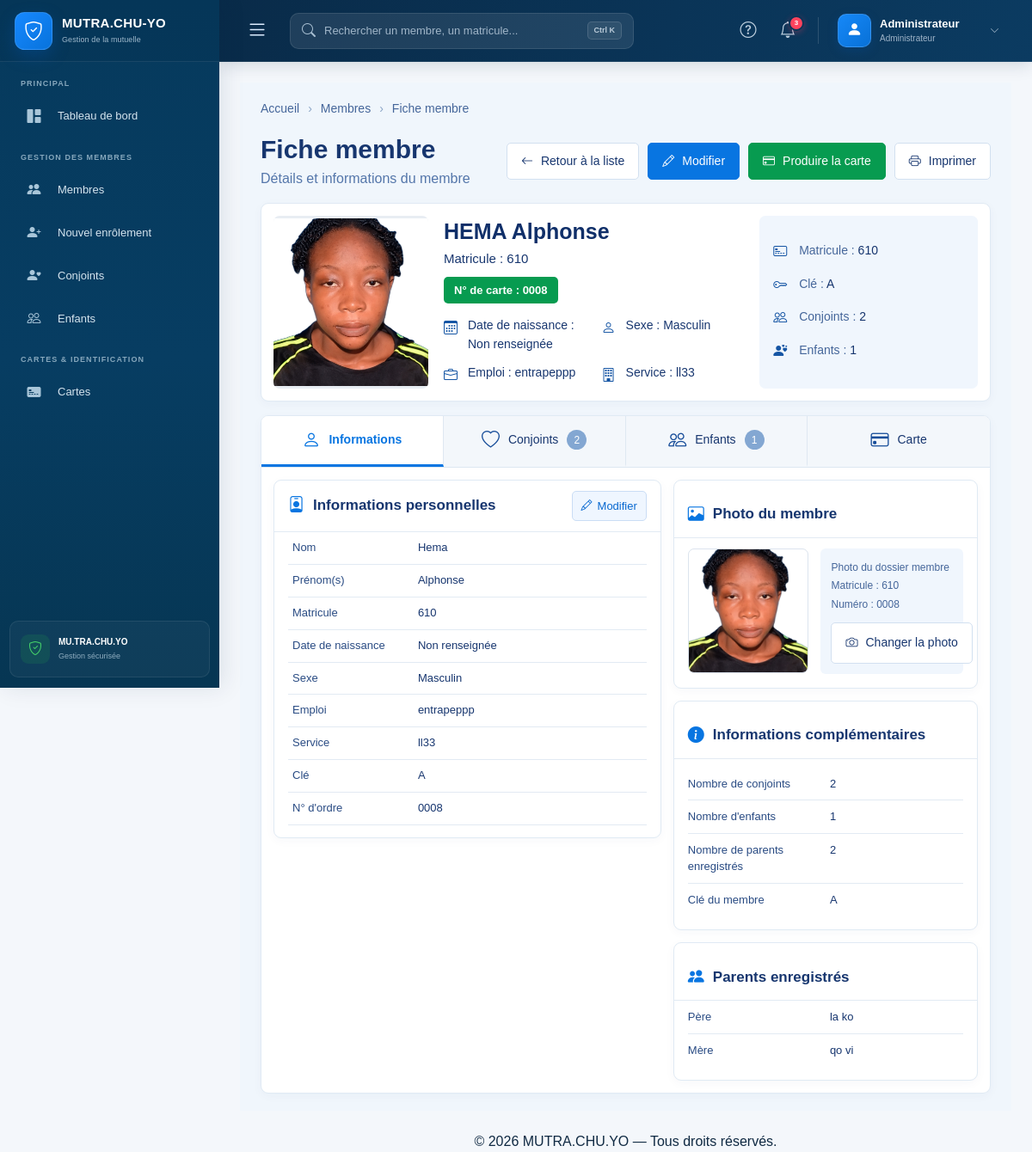
The app's page /membres/details/8/ with its own data.
### page1/models.py (models this page shows, shortened)
class Membre(models.Model):
    SEXE_CHOICES = [
        ('M', 'Masculin'),
        ('F', 'Feminin'),
    ]
    nom = models.CharField(max_length=100)
    prenom = models.CharField(max_length=500)
    matricule = models.CharField(max_length=50, unique=True)
    emploi = models.CharField(max_length=100)
    service = models.CharField(max_length=100)
    photo = models.ImageField(upload_to='photos/', blank=True, null=True)
    cle = models.CharField(max_length=1, default='A')
    sexe = models.CharField(
        max_length=1,
        choices=SEXE_CHOICES,
        default='M'
    )
    date_naissance = models.DateField(
        null=True,
        blank=True
    )
    compteur = models.PositiveIntegerField(
        unique=True,
        blank=True,
        null=True
    )

class Parent(models.Model):
    TYPE_PARENT = [
        ('P', 'Père'),
        ('M', 'Mère'),
    ]
    membre = models.ForeignKey(Membre, on_delete=models.CASCADE, related_name='parents')
    type_parent = models.CharField(max_length=1, choices=TYPE_PARENT)
    nom = models.CharField(max_length=100)
    prenom = models.CharField(max_length=100)

### membres/views.py (the view)
# urls.py: path('details/<int:membre_id>/', views.Detail_membre, name='detail_membre'),
def Detail_membre(request, membre_id):
    membre = get_object_or_404(Membre, id=membre_id)
    return render(request, 'detail_membre.html', {'membre': membre})

### page1/templates/detail_membre.html (shortened to what this page needs)
{% extends "core/base.html" %}
{% load static %}
{% block content %}
<div class="dm-page">
    <div class="dm-breadcrumb">
        <span>Accueil</span>
        <span class="dm-separator">›</span>
        <a href="{% url 'liste_membres' %}">Membres</a>
        <span class="dm-separator">›</span>
        <span>Fiche membre</span>
    </div>
    <div class="dm-heading">
        <div>
            <h1>Fiche membre</h1>
            <p class="dm-subtitle">
                Détails et informations du membre
            </p>
        </div>
        <div class="dm-actions">
            <a href="{% url 'liste_membres' %}" class="dm-btn">
                <i class="bi bi-arrow-left"></i>
                Retour à la liste
            </a>
            <a href="{% url 'modifier_membre' membre.id %}"
               class="dm-btn dm-btn-primary">
                <i class="bi bi-pencil"></i>
                Modifier
            </a>
            <a href="{% url 'generer_carte' membre.id %}"
               target="_blank"
               class="dm-btn dm-btn-success">
                <i class="bi bi-credit-card"></i>
                Produire la carte
            </a>
            <a href="{% url 'generer_carte' membre.id %}"
               target="_blank"
               class="dm-btn">
                <i class="bi bi-printer"></i>
                Imprimer
            </a>
        </div>
    </div>
    <section class="dm-panel dm-summary">
        <div class="dm-summary-photo">
            {% if membre.photo %}
                <img src="{{ membre.photo.url }}"
                     alt="Photo de {{ membre.prenom }} {{ membre.nom }}">
            {% elif membre.sexe == 'M' %}
                <img src="{% static 'images/avatar_m.png' %}"
                     alt="Avatar masculin">
            {% else %}
                <img src="{% static 'images/avatar_f.png' %}"
                     alt="Avatar féminin">
            {% endif %}
        </div>
        <div class="dm-summary-main">
            <h2 class="dm-member-name">
                {{ membre.nom|upper }} {{ membre.prenom }}
            </h2>
            <p class="dm-matricule">
                Matricule : {{ membre.matricule }}
            </p>
            <span class="dm-member-number">
                N° de carte : {{ membre.compteur|stringformat:"04d" }}
            </span>
            <div class="dm-summary-details">
                <div class="dm-summary-item">
                    <i class="bi bi-calendar3"></i>
                    <span>
                        Date de naissance :
                        {% if membre.date_naissance %}
                            {{ membre.date_naissance|date:"d/m/Y" }}
                        {% else %}
                            Non renseignée
                        {% endif %}
                    </span>
                </div>
                <div class="dm-summary-item">
                    <i class="bi bi-person"></i>
                    <span>Sexe : {{ membre.get_sexe_display }}</span>
                </div>
                <div class="dm-summary-item">
                    <i class="bi bi-briefcase"></i>
                    <span>Emploi : {{ membre.emploi|default:"Non renseigné" }}</span>
                </div>
                <div class="dm-summary-item">
                    <i class="bi bi-building"></i>
                    <span>Service : {{ membre.service|default:"Non renseigné" }}</span>
                </div>
            </div>
        </div>
        <div class="dm-summary-side">
            <div class="dm-side-item">
                <i class="bi bi-credit-card-2-front"></i>
                <span>
                    <span class="dm-side-label">Matricule :</span>
                    {{ membre.matricule }}
                </span>
            </div>
            <div class="dm-side-item">
                <i class="bi bi-key"></i>
                <span>
                    <span class="dm-side-label">Clé :</span>
                    {{ membre.cle }}
                </span>
            </div>
            <div class="dm-side-item">
                <i class="bi bi-people"></i>
                <span>
                    <span class="dm-side-label">Conjoints :</span>
                    {{ membre.conjoints.count }}
                </span>
            </div>
            <div class="dm-side-item">
                <i class="bi bi-person-hearts"></i>
                <span>
                    <span class="dm-side-label">Enfants :</span>
                    {{ membre.enfants.count }}
                </span>
            </div>
        </div>
    </section>
    <section class="dm-panel">
        <nav class="dm-tabs" aria-label="Informations du membre">
            <button type="button"
                    class="dm-tab active"
                    id="btn-informations"
                    onclick="afficherOnglet('informations')">
                <i class="bi bi-person"></i>
                <span>Informations</span>
            </button>
            <button type="button"
                    class="dm-tab"
                    id="btn-conjoints"
                    onclick="afficherOnglet('conjoints')">
                <i class="bi bi-heart"></i>
                <span>Conjoints</span>
                <span class="dm-tab-count">{{ membre.conjoints.count }}</span>
            </button>
            <button type="button"
                    class="dm-tab"
                    id="btn-enfants"
                    onclick="afficherOnglet('enfants')">
                <i class="bi bi-people"></i>
                <span>Enfants</span>
                <span class="dm-tab-count">{{ membre.enfants.count }}</span>
            </button>
            <button type="button"
                    class="dm-tab"
                    id="btn-carte"
                    onclick="afficherOnglet('carte')">
                <i class="bi bi-credit-card"></i>
                <span>Carte</span>
            </button>
        </nav>
        <div id="contenu-informations" class="dm-tab-content">
            <div class="dm-content-grid">
                <section class="dm-panel dm-info-card">
                    <div class="dm-card-heading">
                        <h3 class="dm-card-title">
                            <i class="bi bi-person-badge"></i>
                            Informations personnelles
                        </h3>
                        <a href="{% url 'modifier_membre' membre.id %}"
                           class="dm-edit-link">
                            <i class="bi bi-pencil"></i>
                            Modifier
                        </a>
                    </div>
                    <table class="dm-info-table">
                        <tbody>
                            <tr>
                                <th>Nom</th>
                                <td>{{ membre.nom }}</td>
                            </tr>
                            <tr>
                                <th>Prénom(s)</th>
                                <td>{{ membre.prenom }}</td>
                            </tr>
                            <tr>
                                <th>Matricule</th>
                                <td>{{ membre.matricule }}</td>
                            </tr>
                            <tr>
                                <th>Date de naissance</th>
                                <td>
                                    {% if membre.date_naissance %}
                                        {{ membre.date_naissance|date:"d/m/Y" }}
                                    {% else %}
                                        Non renseignée
                                    {% endif %}
                                </td>
                            </tr>
                            <tr>
                                <th>Sexe</th>
                                <td>{{ membre.get_sexe_display }}</td>
                            </tr>
                            <tr>
                                <th>Emploi</th>
                                <td>{{ membre.emploi|default:"Non renseigné" }}</td>
                            </tr>
                            <tr>
                                <th>Service</th>
                                <td>{{ membre.service|default:"Non renseigné" }}</td>
                            </tr>
                            <tr>
                                <th>Clé</th>
                                <td>{{ membre.cle }}</td>
                            </tr>
                            <tr>
                                <th>N° d'ordre</th>
                                <td>{{ membre.compteur|stringformat:"04d" }}</td>
                            </tr>
                        </tbody>
                    </table>
                </section>
                <div class="dm-right-column">
                    <section class="dm-panel dm-photo-card">
                        <div class="dm-card-heading">
                            <h3 class="dm-card-title">
                                <i class="bi bi-image"></i>
                                Photo du membre
                            </h3>
                        </div>
                        <div class="dm-photo-layout">
                            {% if membre.photo %}
                                <img class="dm-photo-large"
                                     src="{{ membre.photo.url }}"
                                     alt="Photo de {{ membre.prenom }} {{ membre.nom }}">
                            {% elif membre.sexe == 'M' %}
                                <img class="dm-photo-large"
                                     src="{% static 'images/avatar_m.png' %}"
                                     alt="Avatar masculin">
                            {% else %}
                                <img class="dm-photo-large"
                                     src="{% static 'images/avatar_f.png' %}"
                                     alt="Avatar féminin">
                            {% endif %}
                            <div class="dm-photo-help">
                                <div>Photo du dossier membre</div>
                                <div>Matricule : {{ membre.matricule }}</div>
                                <div>Numéro : {{ membre.compteur|stringformat:"04d" }}</div>
                                <a href="{% url 'modifier_membre' membre.id %}"
                                   class="dm-btn">
                                    <i class="bi bi-camera"></i>
                                    Changer la photo
                                </a>
                            </div>
                        </div>
                    </section>
                    <section class="dm-panel dm-extra-card">
                        <div class="dm-card-heading">
                            <h3 class="dm-card-title">
                                <i class="bi bi-info-circle-fill"></i>
                                Informations complémentaires
                            </h3>
                        </div>
                        <div class="dm-extra-rows">
                            <div class="dm-extra-row">
                                <span>Nombre de conjoints</span>
                                <span>{{ membre.conjoints.count }}</span>
                            </div>
                            <div class="dm-extra-row">
                                <span>Nombre d'enfants</span>
                                <span>{{ membre.enfants.count }}</span>
                            </div>
                            <div class="dm-extra-row">
                                <span>Nombre de parents enregistrés</span>
                                <span>{{ membre.parents.count }}</span>
                            </div>
                            <div class="dm-extra-row">
                                <span>Clé du membre</span>
                                <span>{{ membre.cle }}</span>
                            </div>
                        </div>
                    </section>
                    <section class="dm-panel dm-extra-card">
                        <div class="dm-card-heading">
                            <h3 class="dm-card-title">
                                <i class="bi bi-people-fill"></i>
                                Parents enregistrés
                            </h3>
                        </div>
                        {% for parent in membre.parents.all %}
                            <div class="dm-extra-row">
                                <span>{{ parent.get_type_parent_display }}</span>
                                <span>{{ parent.prenom }} {{ parent.nom }}</span>
                            </div>
                        {% empty %}
                            <div class="dm-empty">
                                Aucun parent enregistré.
                            </div>
                        {% endfor %}
                    </section>
                </div>
            </div>
        </div>
    </section>
</div>
{% endblock %}

### records on screen
Membre: photo (picture), nom "HEMA", prenom "Alphonse", matricule "610", compteur "0008", sexe "Masculin", emploi "entrapeppp", service "ll33", cle "A", conjoints.count "2", enfants.count "1", nom "Hema", parents.count "2"
Parent: type_parent "Père", prenom "la", nom "ko"
Parent: type_parent "Mère", prenom "qo", nom "vi"
